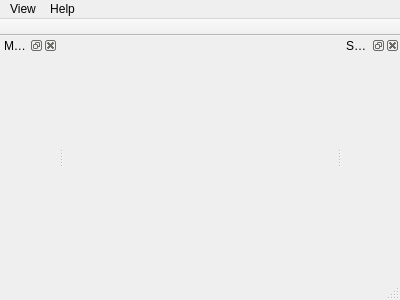
<?xml version="1.0" encoding="UTF-8"?>
<ui version="4.0">
 <class>MainWindow</class>
 <widget class="QMainWindow" name="MainWindow">
  <property name="geometry">
   <rect>
    <x>0</x>
    <y>0</y>
    <width>400</width>
    <height>300</height>
   </rect>
  </property>
  <property name="windowTitle">
   <string>AOA System</string>
  </property>
  <widget class="GraphicsWidget" name="graphicsWidget"/>
  <widget class="QMenuBar" name="menuBar">
   <property name="geometry">
    <rect>
     <x>0</x>
     <y>0</y>
     <width>400</width>
     <height>21</height>
    </rect>
   </property>
   <widget class="QMenu" name="viewMenu">
    <property name="title">
     <string>View</string>
    </property>
   </widget>
   <widget class="QMenu" name="helpMenu">
    <property name="title">
     <string>Help</string>
    </property>
    <addaction name="actionAbout"/>
   </widget>
   <addaction name="viewMenu"/>
   <addaction name="helpMenu"/>
  </widget>
  <widget class="QToolBar" name="mainToolBar">
   <property name="movable">
    <bool>false</bool>
   </property>
   <property name="floatable">
    <bool>false</bool>
   </property>
   <attribute name="toolBarArea">
    <enum>TopToolBarArea</enum>
   </attribute>
   <attribute name="toolBarBreak">
    <bool>false</bool>
   </attribute>
  </widget>
  <widget class="QStatusBar" name="statusBar"/>
  <widget class="QDockWidget" name="viewSettings_dw">
   <property name="windowTitle">
    <string>SettingView</string>
   </property>
   <attribute name="dockWidgetArea">
    <number>2</number>
   </attribute>
   <widget class="ViewSettingsWidget" name="viewSettings_w"/>
  </widget>
  <widget class="QDockWidget" name="minimap_dw">
   <property name="windowTitle">
    <string>MainView</string>
   </property>
   <attribute name="dockWidgetArea">
    <number>1</number>
   </attribute>
   <widget class="MinimapView" name="minimap"/>
  </widget>
  <action name="actionAbout">
   <property name="text">
    <string>About</string>
   </property>
  </action>
  <action name="actionConfig">
   <property name="text">
    <string>Channel Config</string>
   </property>
  </action>
 </widget>
 <layoutdefault spacing="6" margin="11"/>
 <customwidgets>
  <customwidget>
   <class>ViewSettingsWidget</class>
   <extends>QWidget</extends>
   <header>ViewSettingsWidget.h</header>
   <container>1</container>
  </customwidget>
  <customwidget>
   <class>GraphicsWidget</class>
   <extends>QWidget</extends>
   <header>GraphicsWidget.h</header>
   <container>1</container>
  </customwidget>
  <customwidget>
   <class>MinimapView</class>
   <extends>QWidget</extends>
   <header>MinimapView.h</header>
   <container>1</container>
  </customwidget>
 </customwidgets>
 <resources/>
 <connections/>
</ui>
